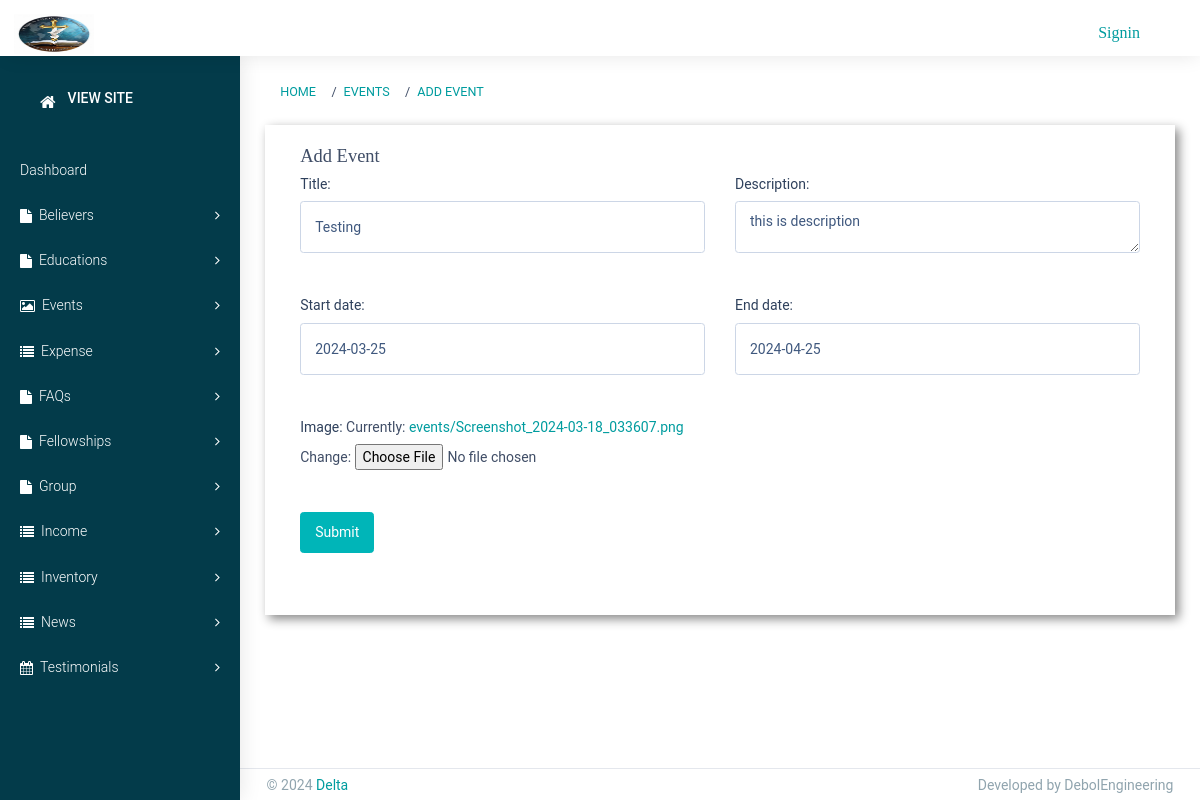
The page /staff/Event/1/ on the database its author committed.
### staff/models.py (models this page shows)
class Event(models.Model):
    title = models.CharField(max_length=100)
    description = models.TextField()
    image = models.ImageField(upload_to='events')
    start_date = models.DateField()
    end_date = models.DateField()

### staff/views.py (the view)
# urls.py: path('Event/<int:pk>/', EventUpdate.as_view(), name='event_update'),
class EventUpdate(UpdateView):
    model = Event
    form_class = EventForm
    template_name = 'staff/Events/add_event.html'
    success_url = reverse_lazy('staff:event_list')

### staff/forms.py
class EventForm(forms.ModelForm):
    class Meta:
        model = Event
        fields = ['title', 'description', 'image', 'start_date', 'end_date']
        widgets = {
            'title': forms.TextInput(attrs={"class": "form-control", 'placeholder': 'Enter title'}),
            'description': forms.Textarea(attrs={"class": "form-control", 'placeholder': 'Enter description'}),
            'start_date': forms.DateInput(attrs={"class": "form-control", 'placeholder': 'YYYY-MM-DD'}),
            'end_date': forms.DateInput(attrs={"class": "form-control", 'placeholder': 'YYYY-MM-DD'}),
        }

### Templates/staff/Events/add_event.html (shortened to what this page needs)
{% extends 'staff/base.html' %}
{% load static %}
{% block breadcrumb %}
<li class="breadcrumb-item"><a href="{% url 'staff:event_add' %}">Events</a></li>
<li class="breadcrumb-item"><a href="#">Add Event</a></li>
{% endblock %}
{% block content %}
<div class="site-main">
    <section class="ttm-row clearfix">
        <div class="container">
            <div class="row pt-60 res-991-pt-0">
                <div class="col-lg-12">
                    <div class="pr-40 res-991-pr-0 res-991-pb-30">
                        <h4 class="h4-md">Add Event</h4>
                        <form action="{% url 'staff:event_add' %}" method="POST" enctype="multipart/form-data"
                            class="row">
                            <div class="col-lg-6">
                                <div class="mb-3">
                                    {{ form.title.label_tag }}
                                    {{ form.title }}
                                </div>
                            </div>
                            <div class="col-lg-6">
                                <div class="mb-3">
                                    {{ form.description.label_tag }}
                                    {{ form.description }}
                                </div>
                            </div>
                            <div class="col-lg-6">
                                <div class="mb-3">
                                    {{ form.start_date.label_tag }}
                                    {{ form.start_date }}
                                </div>
                            </div>
                            <div class="col-lg-6">
                                <div class="mb-3">
                                    {{ form.end_date.label_tag }}
                                    {{ form.end_date }}
                                </div>
                            </div>
                            <div class="col-lg-6">
                                <div class="mb-3">
                                    {{ form.image.label_tag }}
                                    {{ form.image }}
                                </div>
                            </div>
                            <div class="col-md-12 mb-3">
                                <button type="submit" class="btn btn-primary">Submit</button>
                            </div>
                        </form>
                    </div>
                </div>
            </div>
        </div>
    </section>
</div>
{% endblock %}

### rows shown on the page
Event: title "Testing", description "this is description", start_date "2024-03-25", end_date "2024-04-25"
